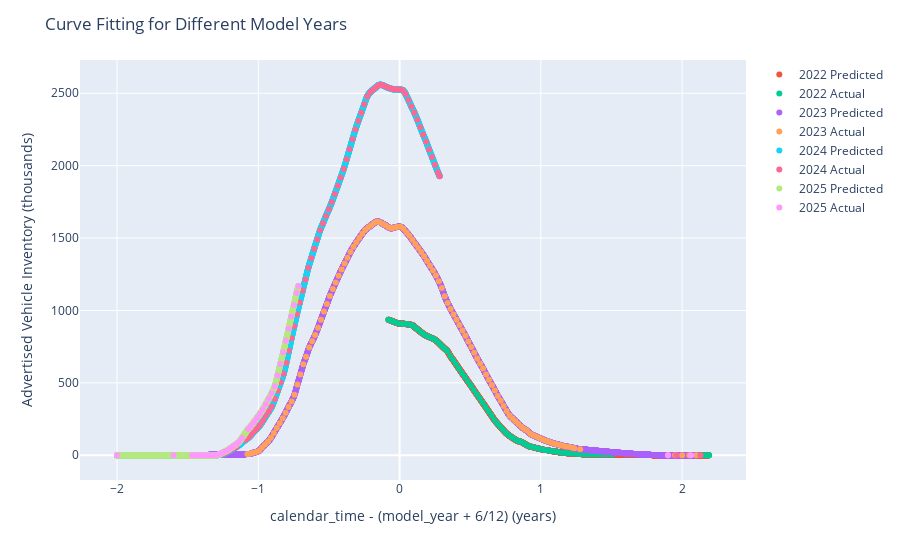
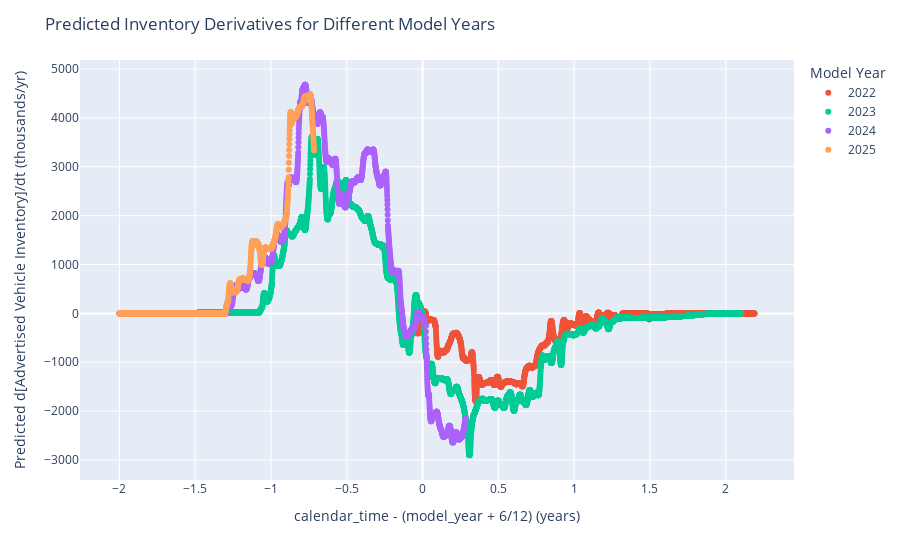

Notebook code cell kept with these figures, in order:
### Markdown cell above
# Predict the Average Inventory Derivative

We will combine our data from the different model years to predict an average inventory derivative that can be used for prior model years.

### Code cell
# For each model year that we have data (2022 through 2025),
# fit a separate spline regression.  Do this so that monthly
# inventory counts can be predicted despite not having
# direct access to this information.  (All of the information
# that we have to go on is the graph from www.spglobal.com/mobility)
# Use the splines to interpolate values.  

model_yr_range = range(2022, 2026, 1)
inventory_model = dict.fromkeys(model_yr_range)

# Create some evenly space yr_diffs for evaluating each model.
# These same yr_diffs can be used for other model years
# to compare apples to apples.
step = 1.0/1200.0
a = -3.0
b = 3.0

yr_diffs_for_prediction = np.linspace(a, b, num=int((b - a)/step + 1))

# For each year, train and predict on only some of the yr_diffs.
yr_diff_filter = {
    2022: (-0.079428, 2.19),
    2023: (-2.0, 2.1),
    2024: (-2.0, 0.283906),
    2025: (-2.0, -0.716094)
}

# Create a data-frame to store the predictions from each model.
mixed_years_2 = pl.DataFrame()

# Get plotly figures set up before the loop.
fig = px.scatter()
fig_2 = px.scatter()

# Make a model for each model_year and fit the model.
for yr in model_yr_range:
    # For the current yr, get the yr_diffs to train and predict on.
    a, b = yr_diff_filter[yr]

    # Get the yr_diffs for predicting.
    yr_diffs_for_prediction_current = yr_diffs_for_prediction[(yr_diffs_for_prediction >= a) & (yr_diffs_for_prediction <= b)]
    
    # Get the yr_diffs for training.
    yr_diffs_for_training = (mixed_years
        .filter((pl.col("yr_diff").is_between(a, b)) & (pl.col("model_year") == yr))
        .sort(by=pl.col("yr_diff"))
        .select("yr_diff")
        .collect()
        .to_series()
        .to_numpy()
    )

    # Get the response values for training.
    y = (mixed_years
        .filter((pl.col("yr_diff").is_between(a, b)) & (pl.col("model_year") == yr))
        .sort(by=pl.col("yr_diff"))
        .select("advertised_inventory")
        .collect()
        .to_series()
        .to_numpy()
    )
    
    # Prepare to fit model.
    # Fit model.
    current_yr_inventory_model = Akima1DInterpolator(
        x=yr_diffs_for_training,
        y=y,
        method="makima",
        extrapolate=True
    )

    # Get the predictions.
    preds = current_yr_inventory_model(yr_diffs_for_prediction_current)

    # Replace negative values generated by the spline regression.
    # (I cannot figure out how to put constraints on the spline regression
    # other than to just fix the predictions like I do here.)
    preds = np.where(preds < 0, 0, preds)
    
    derivatives = current_yr_inventory_model(
        x=yr_diffs_for_prediction_current, 
        nu=1
    )

    # Save the fitted model.
    inventory_model[yr] = current_yr_inventory_model

    # Put the predictions from current_yr_inventory_model into a new data-frame.
    mixed_years_current_preds = pl.LazyFrame(
        data={
            "yr_diff": yr_diffs_for_prediction_current,
            "model_year": [yr]*len(yr_diffs_for_prediction_current),
            "predicted_inventory": preds,
            "predicted_inventory_derivative": derivatives
        },
        schema={
            "yr_diff": pl.Float64,
            "model_year": pl.Int32,
            "predicted_inventory": pl.Float64,
            "predicted_inventory_derivative": pl.Float64
        }
    )
    
    # Save mixed_years_current_preds for the current model_year.
    mixed_years_2 = (mixed_years_2
        .vstack(mixed_years_current_preds.collect())     
    )

    ########################################################
    # Figures
    ########################################################
    # Make a plot of the original training data alongside the predictions.
    fig.add_scatter(
        x=(mixed_years_2
           .filter(pl.col("model_year") == yr)
           .select("yr_diff")
           .to_series()
        ),
        y=(mixed_years_2
           .filter(pl.col("model_year") == yr)
           .select("predicted_inventory")
           .to_series()
        ),
        mode="markers",
        name=f"{yr} Predicted"
    )

    fig.add_scatter(
        x=(mixed_years
           .filter(pl.col("model_year") == yr)
           .select("yr_diff")
           .collect()
           .to_series()
        ),
        y=(mixed_years
           .filter(pl.col("model_year") == yr)
           .select("advertised_inventory")
           .collect()
           .to_series()
        ),
        mode="markers",
        name=f"{yr} Actual"
    )

    # https://plotly.com/python/figure-labels/
    fig.update_layout(
        title=dict(text="Curve Fitting for Different Model Years"),
        xaxis=dict(
            title=dict(
                text="calendar_time - (model_year + 6/12) (years)"
            )
        ),
        yaxis=dict(
            title=dict(
                text="Advertised Vehicle Inventory (thousands)"
            )
        )
    )

    fig_2.add_scatter(
        x=(mixed_years_2
           .filter(pl.col("model_year") == yr)
           .select("yr_diff")
           .to_series()
        ),
        y=(mixed_years_2
           .filter(pl.col("model_year") == yr)
           .select("predicted_inventory_derivative")
           .to_series()
        ),
        mode="markers",
        name=f"{yr}"
    )

    fig_2.update_layout(
        title=dict(text="Predicted Inventory Derivatives for Different Model Years"),
        xaxis=dict(
            title=dict(
                text="calendar_time - (model_year + 6/12) (years)"
            )
        ),
        yaxis=dict(
            title=dict(
                text="Predicted d[Advertised Vehicle Inventory]/dt (thousands/yr)"
            )
        ),
        legend_title_text="Model Year"
    )

# Show the figures.
fig.show()
fig_2.show()

### Figure 1 — Plotly figure (JSON) as saved in the notebook; plotly's stock layout.template omitted (floating-point values rounded to 4 significant figures; data arrays with more than 128 entries replaced by an {"elided": "..."} marker saying what was removed)
{"data": [{"hovertemplate": "<extra></extra>", "legendgroup": "", "marker": {"color": "#636efa", "symbol": "circle"}, "mode": "markers", "name": "", "orientation": "v", "showlegend": false, "type": "scatter", "xaxis": "x", "yaxis": "y"}, {"mode": "markers", "name": "2022 Predicted", "type": "scatter", "x": {"elided": "2723 float values"}, "y": {"elided": "2723 float values"}}, {"mode": "markers", "name": "2022 Actual", "type": "scatter", "x": [-2, -1.6, -0.07943, -0.05857, -0.03772, -0.01686, 0.003995, 0.02485, 0.04571, 0.06656, 0.08742, 0.1083, 0.1291, 0.15, 0.1708, 0.1917, 0.2126, 0.2334, 0.2543, 0.2751, 0.296, 0.3168, 0.3377, 0.3585, 0.3794, 0.4003, 0.4211, 0.442, 0.4628, 0.4837, 0.5045, 0.5254, 0.5462, 0.5671, 0.588, 0.6088, 0.6297, 0.6505, 0.6714, 0.6922, 0.7131, 0.7339, 0.7548, 0.7757, 0.7965, 0.8174, 0.8382, 0.8591, 0.8799, 0.9008, 0.9216, 0.9425, 0.9634, 0.9842, 1.005, 1.026, 1.047, 1.068, 1.088, 1.109, 1.13, 1.151, 1.172, 1.193, 1.214, 1.234, 1.255, 1.276, 1.297, 1.318, 1.339, 1.36, 1.38, 1.401, 1.422, 1.443, 1.464, 1.485, 1.506, 2.05, 2.19, 2.05, 2.066, 2.081, 2.097, 2.112, 2.128, 2.143, 2.159, 2.174, 2.19], "y": [0, 0, 935.6, 928.8, 920.9, 913.0, 908.6, 908.6, 905.8, 903.1, 899.3, 883.9, 867.9, 851.4, 836.4, 824.4, 815.5, 806.9, 796.0, 778.2, 758.4, 738.5, 720.0, 686.2, 658.1, 628.0, 598.2, 568.8, 540.0, 509.9, 482.2, 451.4, 421.6, 392.6, 363.5, 334.0, 303.9, 274.2, 244.1, 219.8, 197.2, 174.2, 152.7, 136.3, 122.2, 108.9, 97.59, 92.8, 82.31, 69.88, 60.3, 56.53, 50.37, 45.92, 41.13, 36.34, 35.32, 29.5, 27.79, 25.05, 20.26, 16.84, 16.5, 13.42, 12.73, 12.73, 9.993, 8.967, 6.914, 5.203, 5.203, 5.203, 5.203, 5.203, 5.203, 5.203, 5.203, 5.203, 3.492, 0, 0, 0, 0, 0, 0, 0, 0, 0, 0, 0, 0]}, {"mode": "markers", "name": "2023 Predicted", "type": "scatter", "x": {"elided": "4920 float values"}, "y": {"elided": "4920 float values"}}, {"mode": "markers", "name": "2023 Actual", "type": "scatter", "x": [-2, -1.6, -1.078, -1.057, -1.036, -1.015, -0.9941, -0.9733, -0.9524, -0.9315, -0.9107, -0.8898, -0.869, -0.8481, -0.8273, -0.8064, -0.7856, -0.7647, -0.7438, -0.723, -0.7021, -0.6813, -0.6619, -0.6396, -0.6187, -0.5979, -0.577, -0.5561, -0.5353, -0.5144, -0.4936, -0.4727, -0.4519, -0.431, -0.4101, -0.3893, -0.3684, -0.3476, -0.3267, -0.3059, -0.285, -0.2642, -0.2433, -0.2224, -0.2016, -0.1807, -0.1599, -0.139, -0.1182, -0.09731, -0.07646, -0.0556, -0.03474, -0.01389, 0.006966, 0.02782, 0.04868, 0.06953, 0.09039, 0.1112, 0.1321, 0.153, 0.1738, 0.1947, 0.2155, 0.2364, 0.2572, 0.2781, 0.2989, 0.3198, 0.3407, 0.3615, 0.3824, 0.4032, 0.4241, 0.4449, 0.4658, 0.4866, 0.5075, 0.5284, 0.5492, 0.5701, 0.5909, 0.6118, 0.6326, 0.6535, 0.6744, 0.6952, 0.7161, 0.7369, 0.7578, 0.7786, 0.7995, 0.8203, 0.8412, 0.8621, 0.8829, 0.9038, 0.9246, 0.9455, 0.9663, 0.9872, 1.008, 1.029, 1.05, 1.071, 1.091, 1.112, 1.133, 1.154, 1.175, 1.196, 1.217, 1.237, 1.278, 1.9, 2.1, 1.95, 2, 2.05, -1.65, -1.7, -1.75, -1.8, -1.85, -1.9, -1.95], "y": [0, 0, 7.94, 9.651, 16.84, 22.31, 31.21, 53.11, 73.64, 94.51, 120.2, 154.1, 187.9, 221.1, 256.4, 293.7, 334.0, 371.0, 418.6, 489.4, 557.8, 629.4, 681.1, 744.3, 786.8, 830.2, 881.2, 936.6, 992.1, 1045.0, 1100.0, 1148.0, 1194.0, 1239.0, 1283.0, 1324.0, 1364.0, 1404.0, 1440.0, 1471.0, 1501.0, 1530.0, 1556.0, 1573.0, 1587.0, 1604.0, 1615.0, 1610.0, 1598.0, 1587.0, 1573.0, 1567.0, 1574.0, 1578.0, 1578.0, 1564.0, 1539.0, 1516.0, 1488.0, 1460.0, 1432.0, 1404.0, 1375.0, 1341.0, 1309.0, 1277.0, 1242.0, 1202.0, 1155.0, 1097.0, 1052.0, 1011.0, 972.9, 936.3, 899.0, 862.0, 825.1, 785.4, 747.8, 708.7, 669.0, 633.5, 598.9, 558.5, 520.9, 485.6, 448.0, 409.7, 376.1, 340.9, 306.3, 274.2, 254.7, 235.2, 216.7, 196.5, 181.4, 168.4, 148.9, 138.3, 129.4, 120.5, 111.3, 102.7, 95.88, 88.01, 81.85, 76.38, 71.59, 65.43, 60.3, 57.9, 54.14, 48.17, 41.97, 0, 0, 0, 0, 0, 0, 0, 0, 0, 0, 0, 0]}, {"mode": "markers", "name": "2024 Predicted", "type": "scatter", "x": {"elided": "2741 float values"}, "y": {"elided": "2741 float values"}}, {"mode": "markers", "name": "2024 Actual", "type": "scatter", "x": [-2, -1.6, -1.486, -1.465, -1.444, -1.423, -1.403, -1.382, -1.361, -1.34, -1.319, -1.298, -1.277, -1.257, -1.236, -1.215, -1.194, -1.173, -1.152, -1.092, -1.071, -1.05, -1.029, -1.008, -0.9873, -0.9665, -0.9456, -0.9248, -0.9039, -0.8831, -0.8622, -0.8414, -0.8205, -0.8015, -0.7835, -0.7646, -0.7456, -0.7266, -0.7067, -0.6856, -0.6669, -0.6461, -0.6252, -0.6044, -0.5835, -0.5626, -0.5418, -0.5209, -0.5001, -0.4792, -0.4584, -0.4375, -0.4167, -0.3958, -0.3749, -0.3541, -0.3332, -0.3124, -0.2915, -0.2707, -0.2498, -0.229, -0.2081, -0.1872, -0.1664, -0.1455, -0.1247, -0.1038, -0.08297, -0.06211, -0.04125, -0.0204, 0.000457, 0.02131, 0.04217, 0.06302, 0.08388, 0.1047, 0.1256, 0.1464, 0.1673, 0.1882, 0.209, 0.2299, 0.2507, 0.2716, 0.2839, 1.959, 2.13], "y": [0, 0, 0, 0, 0, 0, 0, 0, 0, 0, 0, 0, 2.465, 5.545, 13.76, 25.39, 36.34, 48.32, 59.27, 106.1, 120.9, 141.7, 165.0, 186.6, 209.1, 239.3, 272.1, 303.2, 337.1, 389.1, 446.3, 503.8, 563.0, 639.7, 721.1, 808.8, 891.3, 973.7, 1055.0, 1138.0, 1213.0, 1295.0, 1361.0, 1427.0, 1491.0, 1554.0, 1603.0, 1653.0, 1699.0, 1749.0, 1805.0, 1861.0, 1919.0, 1977.0, 2044.0, 2113.0, 2182.0, 2251.0, 2311.0, 2366.0, 2424.0, 2479.0, 2507.0, 2525.0, 2543.0, 2558.0, 2557.0, 2548.0, 2539.0, 2532.0, 2527.0, 2527.0, 2526.0, 2523.0, 2496.0, 2453.0, 2409.0, 2366.0, 2318.0, 2266.0, 2214.0, 2165.0, 2111.0, 2060.0, 2007.0, 1955.0, 1927.0, 0, 0]}, {"mode": "markers", "name": "2025 Predicted", "type": "scatter", "x": {"elided": "1541 float values"}, "y": {"elided": "1541 float values"}}, {"mode": "markers", "name": "2025 Actual", "type": "scatter", "x": [-2, -1.6, -1.469, -1.449, -1.428, -1.407, -1.386, -1.365, -1.345, -1.324, -1.303, -1.282, -1.261, -1.24, -1.219, -1.199, -1.178, -1.157, -1.136, -1.115, -1.072, -1.051, -1.03, -1.009, -0.9882, -0.9673, -0.9465, -0.9256, -0.9047, -0.8839, -0.864, -0.8441, -0.8242, -0.8052, -0.7853, -0.7663, -0.7483, -0.7294, -0.7161, 1.9, 2.063], "y": [0, 0, 0, 0, 0, 0, 0, 0, 0, 0, 0, 3.15, 14.1, 23.34, 32.92, 46.61, 61.32, 75.69, 91.09, 119.2, 180.7, 203.0, 230.4, 258.1, 286.1, 317.3, 354.2, 391.2, 429.9, 475.7, 551.0, 630.0, 710.6, 790.0, 874.7, 958.3, 1037.0, 1120.0, 1169.0, 0, 0]}], "layout": {"legend": {"tracegroupgap": 0}, "margin": {"t": 60}, "title": {"text": "Curve Fitting for Different Model Years"}, "xaxis": {"anchor": "y", "domain": [0, 1], "title": {"text": "calendar_time - (model_year + 6/12) (years)"}}, "yaxis": {"anchor": "x", "domain": [0, 1], "title": {"text": "Advertised Vehicle Inventory (thousands)"}}}}

### Figure 2 — Plotly figure (JSON) as saved in the notebook; plotly's stock layout.template omitted (floating-point values rounded to 4 significant figures; data arrays with more than 128 entries replaced by an {"elided": "..."} marker saying what was removed)
{"data": [{"hovertemplate": "<extra></extra>", "legendgroup": "", "marker": {"color": "#636efa", "symbol": "circle"}, "mode": "markers", "name": "", "orientation": "v", "showlegend": false, "type": "scatter", "xaxis": "x", "yaxis": "y"}, {"mode": "markers", "name": "2022", "type": "scatter", "x": {"elided": "2723 float values"}, "y": {"elided": "2723 float values"}}, {"mode": "markers", "name": "2023", "type": "scatter", "x": {"elided": "4920 float values"}, "y": {"elided": "4920 float values"}}, {"mode": "markers", "name": "2024", "type": "scatter", "x": {"elided": "2741 float values"}, "y": {"elided": "2741 float values"}}, {"mode": "markers", "name": "2025", "type": "scatter", "x": {"elided": "1541 float values"}, "y": {"elided": "1541 float values"}}], "layout": {"legend": {"title": {"text": "Model Year"}, "tracegroupgap": 0}, "margin": {"t": 60}, "title": {"text": "Predicted Inventory Derivatives for Different Model Years"}, "xaxis": {"anchor": "y", "domain": [0, 1], "title": {"text": "calendar_time - (model_year + 6/12) (years)"}}, "yaxis": {"anchor": "x", "domain": [0, 1], "title": {"text": "Predicted d[Advertised Vehicle Inventory]/dt (thousands/yr)"}}}}
